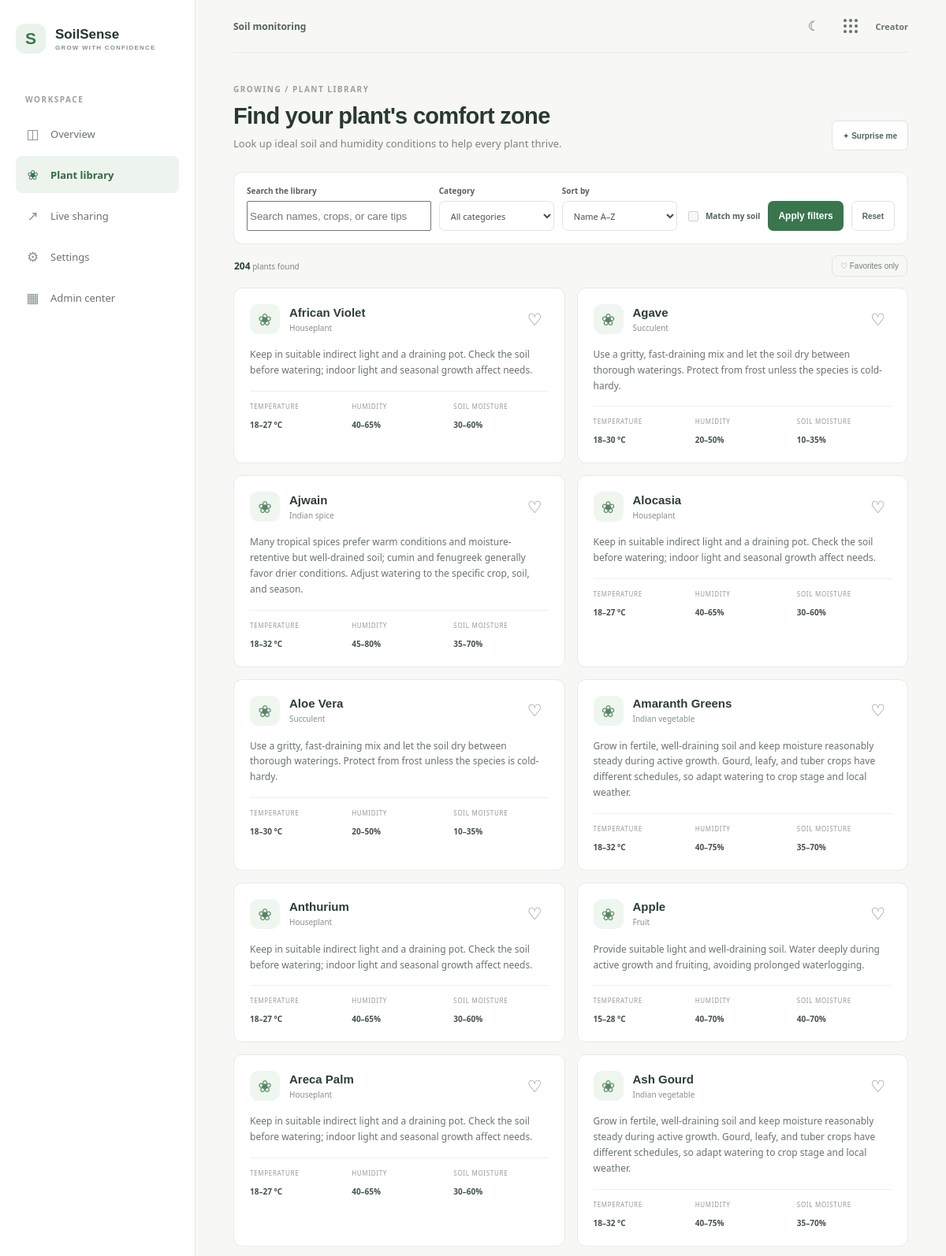
Page /plants/ (signed in, upper part) on the committed database.
### core/models.py (models this page shows, shortened)
class PlantCare(models.Model):
    name = models.CharField(max_length=100, unique=True)
    category = models.CharField(max_length=60, blank=True)
    temperature_min = models.FloatField()
    temperature_max = models.FloatField()
    humidity_min = models.FloatField(validators=[MinValueValidator(0), MaxValueValidator(100)])
    humidity_max = models.FloatField(validators=[MinValueValidator(0), MaxValueValidator(100)])
    moisture_min = models.FloatField(validators=[MinValueValidator(0), MaxValueValidator(100)])
    moisture_max = models.FloatField(validators=[MinValueValidator(0), MaxValueValidator(100)])
    care_tips = models.TextField()
    class Meta:
        ordering = ["name"]
        verbose_name = "plant care guide"

### core/views.py (the view, shortened to what this page needs)
# urls.py: path("plants/", views.plants, name="plants"),
def plants(request):
    query = request.GET.get("q", "").strip()
    category = request.GET.get("category", "").strip()
    sort = request.GET.get("sort", "name")
    plant_list = PlantCare.objects.all()
    if query:
        plant_list = plant_list.filter(
            Q(name__icontains=query)
            | Q(category__icontains=query)
            | Q(care_tips__icontains=query)
        )
    categories = list(
        PlantCare.objects.order_by("category")
        .values_list("category", flat=True)
        .distinct()
    )
    if category in categories:
        plant_list = plant_list.filter(category=category)
    else:
        category = ""
    if sort == "temperature":
        plant_list = plant_list.order_by("temperature_min", "name")
    elif sort == "moisture":
        plant_list = plant_list.order_by("moisture_min", "name")
    elif sort == "name-desc":
        plant_list = plant_list.order_by("-name")
    else:
        sort = "name"
        plant_list = plant_list.order_by("name")
    latest = SensorData.objects.filter(user=request.user).first()
    match_soil = request.GET.get("match") == "1"
    plant_entries = list(plant_list)
    matching_plant_ids = set()
    return render(
        request,
        "core/plants.html",
        {
            "plants": plant_entries,
            "query": query,
            "categories": categories,
            "selected_category": category,
            "sort": sort,
            "match_soil": match_soil,
            "has_reading": latest is not None,
            "matching_plant_ids": matching_plant_ids,
            "result_count": len(plant_entries),
        },
    )

### core/templates/core/plants.html (shortened to what this page needs)
{% extends "core/base.html" %}
{% block content %}
<section class="page-heading">
  <div><p class="eyebrow">GROWING / PLANT LIBRARY</p><h1>Find your plant's comfort zone</h1><p class="subtitle">Look up ideal soil and humidity conditions to help every plant thrive.</p></div>
  <button class="button button-outline random-plant-button" id="random-plant" type="button">✦ Surprise me</button>
</section>
<form class="plant-filter-panel" method="get" id="plant-filters">
  <div class="plant-filter-search"><label for="plant-search">Search the library</label><input id="plant-search" name="q" type="search" value="{{ query }}" placeholder="Search names, crops, or care tips"></div>
  <div class="plant-filter-select"><label for="category-filter">Category</label><select name="category" id="category-filter"><option value="">All categories</option></select></div>
  <div class="plant-filter-select"><label for="sort-filter">Sort by</label><select name="sort" id="sort-filter"><option value="name" {% if sort == "name" %}selected{% endif %}>Name A–Z</option></select></div>
  <label class="match-filter"><input type="checkbox" name="match" value="1" {% if match_soil %}checked{% endif %} {% if not has_reading %}disabled{% endif %}><span>Match my soil</span></label>
  <button class="button button-primary" type="submit">Apply filters</button>
  <a class="button button-outline reset-plants" href="{% url 'plants' %}">Reset</a>
</form>
<div class="plant-library-toolbar"><span><strong id="plant-count">{{ result_count }}</strong> plants found{% if match_soil and not has_reading %} · Connect a sensor to match your conditions{% endif %}</span><button class="favorite-filter" id="favorites-filter" type="button" aria-pressed="false">♡ Favorites only</button></div>
<section class="plant-grid">
{% for plant in plants %}
  <article class="panel plant-card" data-plant-id="{{ plant.pk }}" data-plant-name="{{ plant.name }}"><div class="plant-heading"><span class="plant-icon">❀</span><div><h2>{{ plant.name }}</h2><span class="plant-category">{{ plant.category|default:"Garden plant" }}</span></div><button class="plant-favorite" type="button" aria-label="Add {{ plant.name }} to favorites" aria-pressed="false">♡</button></div>{% if plant.pk in matching_plant_ids %}<span class="plant-match-badge">✓ Matches your current conditions</span>{% endif %}<p class="plant-tips">{{ plant.care_tips }}</p><div class="care-ranges"><div><span>TEMPERATURE</span><strong>{{ plant.temperature_min|floatformat:0 }}–{{ plant.temperature_max|floatformat:0 }} °C</strong></div><div><span>HUMIDITY</span><strong>{{ plant.humidity_min|floatformat:0 }}–{{ plant.humidity_max|floatformat:0 }}%</strong></div><div><span>SOIL MOISTURE</span><strong>{{ plant.moisture_min|floatformat:0 }}–{{ plant.moisture_max|floatformat:0 }}%</strong></div></div></article>
{% empty %}
  <div class="panel no-plants">{% if query %}No plants matched “{{ query }}”. Try another search.{% else %}Your plant library is empty. Add plant care guides from the Django admin at <a href="/admin/">/admin/</a>.{% endif %}</div>
{% endfor %}
</section>
{% endblock %}

### core/templates/core/base.html (shortened to what this page needs)
{% load static %}
<!doctype html>
<html lang="en">
<head>
  <link rel="stylesheet" href="{% static 'core/styles.css' %}">
</head>
<body>
  <aside class="sidebar">
    <a class="brand" href="{% url 'dashboard' %}"><span class="brand-mark">S</span><span>SoilSense<small>GROW WITH CONFIDENCE</small></span></a>
    <p class="nav-label">WORKSPACE</p>
    <nav>
      <a class="{% if request.resolver_match.url_name == 'dashboard' %}active{% endif %}" href="{% url 'dashboard' %}"><span>◫</span> Overview</a>
      <a class="{% if request.resolver_match.url_name == 'plants' %}active{% endif %}" href="{% url 'plants' %}"><span>❀</span> Plant library</a>
      <a class="{% if request.resolver_match.url_name == 'live-share' %}active{% endif %}" href="{% url 'live-share' %}"><span>↗</span> Live sharing</a>
      <a class="{% if request.resolver_match.url_name == 'settings' %}active{% endif %}" href="{% url 'settings' %}"><span>⚙</span> Settings</a>
      {% if user.is_staff %}<a class="{% if request.resolver_match.url_name == 'admin-dashboard' %}active{% endif %}" href="{% url 'admin-dashboard' %}"><span>▦</span> Admin center</a>{% endif %}
    </nav>
  </aside>
  <main class="main-content">
    <header class="topbar"><span>Soil monitoring</span><div class="account-links"><button class="theme-toggle" id="theme-toggle" type="button" aria-label="Switch to dark mode" title="Toggle dark mode"><span aria-hidden="true">☾</span></button><details class="app-launcher"><summary aria-label="Open apps" title="Open apps"><span class="app-grid-icon" aria-hidden="true">{% for dot in "123456789" %}<i></i>{% endfor %}</span></summary><div class="app-menu"><a href="https://my-friends-katta.onrender.com/" target="_blank" rel="noopener noreferrer">My Friends Katta</a></div></details>{% if user.is_authenticated %}<span class="account-name">{{ user.username }}</span>{% else %}<a href="{% url 'login' %}">Log in</a><a class="account-signup" href="{% url 'signup' %}">Sign up</a>{% endif %}</div></header>
    {% block content %}{% endblock %}
  </main>
</body>
</html>

### rows in the picture
PlantCare: name "African Violet", category "Houseplant", care_tips "Keep in suitable indirect light and a draining pot. Check the soil before watering; indoor light and seasonal growth affect needs.", temperature_min "18", temperature_max "27", humidity_min "40", humidity_max "65", moisture_min "30", moisture_max "60"
PlantCare: name "Agave", category "Succulent", care_tips "Use a gritty, fast-draining mix and let the soil dry between thorough waterings. Protect from frost unless the species is cold-hardy.", temperature_min "18", temperature_max "30", humidity_min "20", humidity_max "50", moisture_min "10", moisture_max "35"
PlantCare: name "Ajwain", category "Indian spice", care_tips "Many tropical spices prefer warm conditions and moisture-retentive but well-drained soil; cumin and fenugreek generally favor drier conditions. Adjust watering to the specific crop, soil, and season.", temperature_min "18", temperature_max "32", humidity_min "45", humidity_max "80", moisture_min "35", moisture_max "70"
PlantCare: name "Alocasia", category "Houseplant", care_tips "Keep in suitable indirect light and a draining pot. Check the soil before watering; indoor light and seasonal growth affect needs.", temperature_min "18", temperature_max "27", humidity_min "40", humidity_max "65", moisture_min "30", moisture_max "60"
PlantCare: name "Aloe Vera", category "Succulent", care_tips "Use a gritty, fast-draining mix and let the soil dry between thorough waterings. Protect from frost unless the species is cold-hardy.", temperature_min "18", temperature_max "30", humidity_min "20", humidity_max "50", moisture_min "10", moisture_max "35"
PlantCare: name "Amaranth Greens", category "Indian vegetable", care_tips "Grow in fertile, well-draining soil and keep moisture reasonably steady during active growth. Gourd, leafy, and tuber crops have different schedules, so adapt watering to crop stage and local weather.", temperature_min "18", temperature_max "32", humidity_min "40", humidity_max "75", moisture_min "35", moisture_max "70"
PlantCare: name "Anthurium", category "Houseplant", care_tips "Keep in suitable indirect light and a draining pot. Check the soil before watering; indoor light and seasonal growth affect needs.", temperature_min "18", temperature_max "27", humidity_min "40", humidity_max "65", moisture_min "30", moisture_max "60"
PlantCare: name "Apple", category "Fruit", care_tips "Provide suitable light and well-draining soil. Water deeply during active growth and fruiting, avoiding prolonged waterlogging.", temperature_min "15", temperature_max "28", humidity_min "40", humidity_max "70", moisture_min "40", moisture_max "70"
PlantCare: name "Areca Palm", category "Houseplant", care_tips "Keep in suitable indirect light and a draining pot. Check the soil before watering; indoor light and seasonal growth affect needs.", temperature_min "18", temperature_max "27", humidity_min "40", humidity_max "65", moisture_min "30", moisture_max "60"
PlantCare: name "Ash Gourd", category "Indian vegetable", care_tips "Grow in fertile, well-draining soil and keep moisture reasonably steady during active growth. Gourd, leafy, and tuber crops have different schedules, so adapt watering to crop stage and local weather.", temperature_min "18", temperature_max "32", humidity_min "40", humidity_max "75", moisture_min "35", moisture_max "70"

### other values in the picture
{{ user.username }} "Creator"
{{ result_count }} "204"
